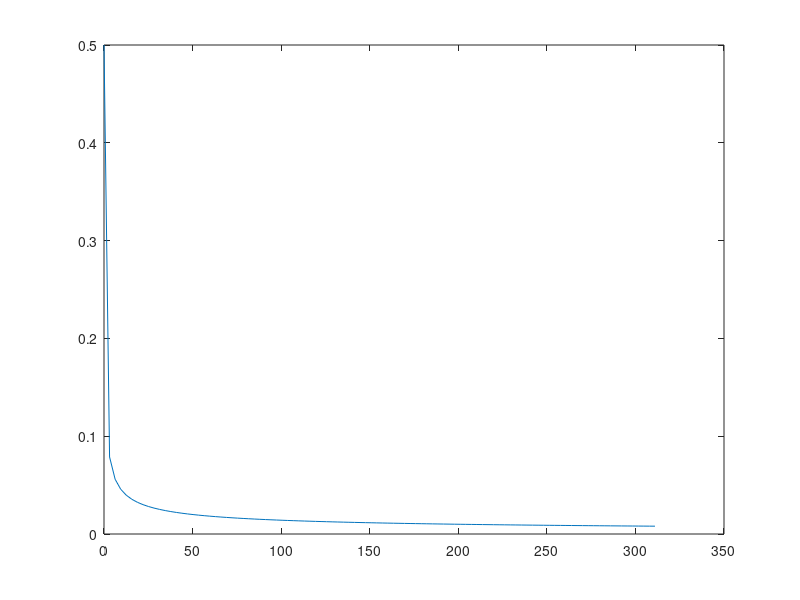

MATLAB code for this plot:
clear;
clc;
format long
tic;

%% parameter

L = 1000;
% k = -pi/2 + 2*pi/L:2*pi/L:pi/2;
k = -1/2 + 2/L:2/L:1/2; % *pi
% k = 2/L:2/L:1;
nk = length(k);

U = 4;
M0 = 10000;
dt = pi/M0;
M = M0;
T_max = 100*pi;
T = 0:dt:T_max-dt;
nt = length(T);

% integral
% m = sum(cos(4*cospi(k')*T))/L;
m = besselj(0,4*T)/2;
m = m.*cos(U*T);

dw = 2*pi/T_max;
w_max = pi/dt;
w = 0:dw:w_max;
m_f = abs(fft(m));
m_f = m_f(1:floor((nt+1)/2));

T_reshape = reshape(T,M,nt/M);
m_reshape = reshape(m,M,nt/M);
T_re = T_reshape(1,:);
% m_re = sum(m_reshape)*dt;
m_re = m_reshape(1,:);
nt_re = nt/M;

% phi0_1 = 1/sqrt(2);
% phi0_2 = 1/2;
% phi0_3 = 1/2;
% E1 = -2;
% E2 = 2*(1-2*cospi(k'));
% E3 = 2*(1+2*cospi(k'));
% 
% phi1t = phi0_1.*exp(-1i*E1.*T);
% phi2t = phi0_2.*exp(-1i*E2.*T);
% phi3t = phi0_3.*exp(-1i*E3.*T);
% 
% m = sqrt(2)*real(sum((phi2t+phi3t).*conj(phi1t)))/L;

% U = 4
% m_int_t_pi_4 = -T/2.*(besselj(0,4*T).*cos(4*T) + besselj(1,4*T).*sin(4*T))...
%     - (pi+4*T)/8.*(besselj(0,4*T+pi).*cos(4*T) + besselj(1,4*T+pi).*sin(4*T));

figure;
% plot(T(1000:end),m_int_t_pi_4(1000:end))
% plot(w,m_f)
% plot(log(T_re),log(m_re))
plot(T_re,m_re);

fitx = log(T_re(floor(nt_re/10):end));
fity = log(m_re(floor(nt_re/10):end));

toc;